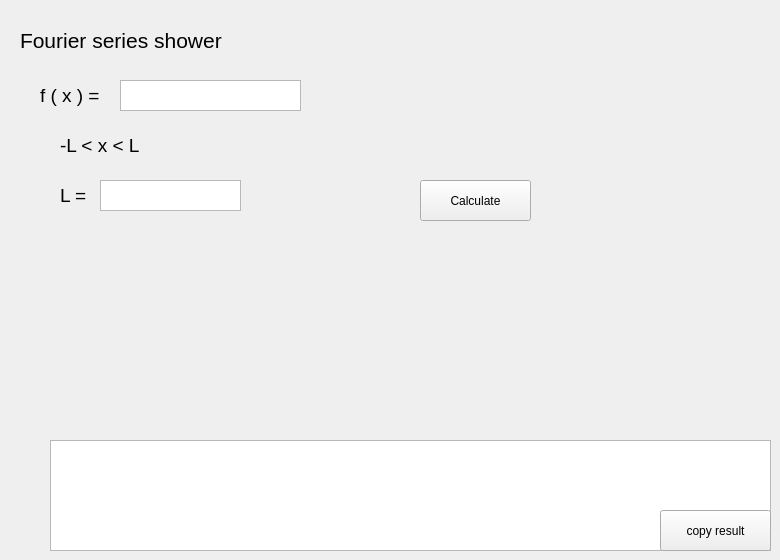
    <widget class="QWidget" name="tab_7">
     <attribute name="title">
      <string>Fourier series</string>
     </attribute>
     <widget class="QLabel" name="label_18">
      <property name="enabled">
       <bool>true</bool>
      </property>
      <property name="geometry">
       <rect>
        <x>40</x>
        <y>80</y>
        <width>71</width>
        <height>31</height>
       </rect>
      </property>
      <property name="text">
       <string>&lt;!DOCTYPE HTML PUBLIC &quot;-//W3C//DTD HTML 4.0//EN&quot; &quot;http://www.w3.org/TR/REC-html40/strict.dtd&quot;&gt;
&lt;html&gt;&lt;head&gt;&lt;meta name=&quot;qrichtext&quot; content=&quot;1&quot; /&gt;&lt;style type=&quot;text/css&quot;&gt;
p, li { white-space: pre-wrap; }
&lt;/style&gt;&lt;/head&gt;&lt;body style=&quot; font-family:'Sans Serif'; font-size:9pt; font-weight:400; font-style:normal;&quot;&gt;
&lt;p style=&quot; margin-top:0px; margin-bottom:0px; margin-left:0px; margin-right:0px; -qt-block-indent:0; text-indent:0px;&quot;&gt;&lt;span style=&quot; font-size:14pt;&quot;&gt;f ( x ) =&lt;/span&gt;&lt;/p&gt;&lt;/body&gt;&lt;/html&gt;</string>
      </property>
     </widget>
     <widget class="QTextEdit" name="fourierFunc">
      <property name="geometry">
       <rect>
        <x>120</x>
        <y>80</y>
        <width>181</width>
        <height>31</height>
       </rect>
      </property>
      <property name="inputMethodHints">
       <set>Qt::ImhNone</set>
      </property>
     </widget>
     <widget class="QLabel" name="label_19">
      <property name="enabled">
       <bool>true</bool>
      </property>
      <property name="geometry">
       <rect>
        <x>60</x>
        <y>130</y>
        <width>101</width>
        <height>31</height>
       </rect>
      </property>
      <property name="text">
       <string>&lt;!DOCTYPE HTML PUBLIC &quot;-//W3C//DTD HTML 4.0//EN&quot; &quot;http://www.w3.org/TR/REC-html40/strict.dtd&quot;&gt;
&lt;html&gt;&lt;head&gt;&lt;meta name=&quot;qrichtext&quot; content=&quot;1&quot; /&gt;&lt;style type=&quot;text/css&quot;&gt;
p, li { white-space: pre-wrap; }
&lt;/style&gt;&lt;/head&gt;&lt;body style=&quot; font-family:'Sans Serif'; font-size:9pt; font-weight:400; font-style:normal;&quot;&gt;
&lt;p style=&quot; margin-top:0px; margin-bottom:0px; margin-left:0px; margin-right:0px; -qt-block-indent:0; text-indent:0px;&quot;&gt;&lt;span style=&quot; font-size:14pt;&quot;&gt;-L &amp;lt; x &amp;lt; L&lt;/span&gt;&lt;/p&gt;&lt;/body&gt;&lt;/html&gt;</string>
      </property>
     </widget>
     <widget class="QLabel" name="label_20">
      <property name="enabled">
       <bool>true</bool>
      </property>
      <property name="geometry">
       <rect>
        <x>60</x>
        <y>180</y>
        <width>31</width>
        <height>31</height>
       </rect>
      </property>
      <property name="text">
       <string>&lt;!DOCTYPE HTML PUBLIC &quot;-//W3C//DTD HTML 4.0//EN&quot; &quot;http://www.w3.org/TR/REC-html40/strict.dtd&quot;&gt;
&lt;html&gt;&lt;head&gt;&lt;meta name=&quot;qrichtext&quot; content=&quot;1&quot; /&gt;&lt;style type=&quot;text/css&quot;&gt;
p, li { white-space: pre-wrap; }
&lt;/style&gt;&lt;/head&gt;&lt;body style=&quot; font-family:'Sans Serif'; font-size:9pt; font-weight:400; font-style:normal;&quot;&gt;
&lt;p style=&quot; margin-top:0px; margin-bottom:0px; margin-left:0px; margin-right:0px; -qt-block-indent:0; text-indent:0px;&quot;&gt;&lt;span style=&quot; font-size:14pt;&quot;&gt;L = &lt;/span&gt;&lt;/p&gt;&lt;/body&gt;&lt;/html&gt;</string>
      </property>
     </widget>
     <widget class="QTextEdit" name="fourierPeriod">
      <property name="geometry">
       <rect>
        <x>100</x>
        <y>180</y>
        <width>141</width>
        <height>31</height>
       </rect>
      </property>
     </widget>
     <widget class="QTextEdit" name="fourierResult">
      <property name="geometry">
       <rect>
        <x>50</x>
        <y>440</y>
        <width>721</width>
        <height>111</height>
       </rect>
      </property>
     </widget>
     <widget class="QPushButton" name="fourierButton">
      <property name="geometry">
       <rect>
        <x>420</x>
        <y>180</y>
        <width>111</width>
        <height>41</height>
       </rect>
      </property>
      <property name="mouseTracking">
       <bool>false</bool>
      </property>
      <property name="text">
       <string>Calculate</string>
      </property>
     </widget>
     <widget class="QLabel" name="label_41">
      <property name="geometry">
       <rect>
        <x>20</x>
        <y>20</y>
        <width>231</width>
        <height>41</height>
       </rect>
      </property>
      <property name="text">
       <string>&lt;!DOCTYPE HTML PUBLIC &quot;-//W3C//DTD HTML 4.0//EN&quot; &quot;http://www.w3.org/TR/REC-html40/strict.dtd&quot;&gt;
&lt;html&gt;&lt;head&gt;&lt;meta name=&quot;qrichtext&quot; content=&quot;1&quot; /&gt;&lt;style type=&quot;text/css&quot;&gt;
p, li { white-space: pre-wrap; }
&lt;/style&gt;&lt;/head&gt;&lt;body style=&quot; font-family:'Sans Serif'; font-size:9pt; font-weight:400; font-style:normal;&quot;&gt;
&lt;p style=&quot; margin-top:12px; margin-bottom:12px; margin-left:0px; margin-right:0px; -qt-block-indent:0; text-indent:0px;&quot;&gt;&lt;span style=&quot; font-size:16pt;&quot;&gt;Fourier series shower&lt;/span&gt;&lt;/p&gt;&lt;/body&gt;&lt;/html&gt;</string>
      </property>
     </widget>
     <widget class="QPushButton" name="integralButton_copy_11">
      <property name="geometry">
       <rect>
        <x>660</x>
        <y>510</y>
        <width>111</width>
        <height>41</height>
       </rect>
      </property>
      <property name="text">
       <string>copy result</string>
      </property>
     </widget>
    </widget>
